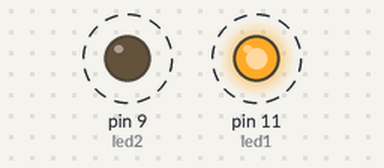
Bench run of a sketch on a simulated Arduino Uno, built with avr-gcc and run on an emulated ATmega328P. Parts: output pins drawn as LEDs (lit = HIGH). Dashed ring = blinking.

Above: at 0.15 s.
Timing chart, 0 to 3.0 s (numbered marks = the images above):
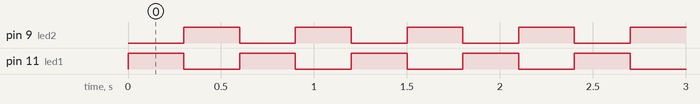

Measured:
- by itself, pin 9 (led2), pin 11 (led1): alternates HIGH for 0.30 s and LOW for 0.30 s
- by itself, everything shown: repeats every 0.60 s, in 3 steps

The sketch:

Project2.ino
```cpp
// C++ code
//
int led1=11;
int led2=9;
void setup()
{
  pinMode(led1, OUTPUT);
  pinMode(led2, OUTPUT);
}

void loop()
{
  digitalWrite(led1, HIGH);
  delay(300); // Wait for 1000 millisecond(s)
  digitalWrite(led1, LOW);
  digitalWrite(led2, HIGH);
  delay(300);
  digitalWrite(led2, LOW);
}
```
